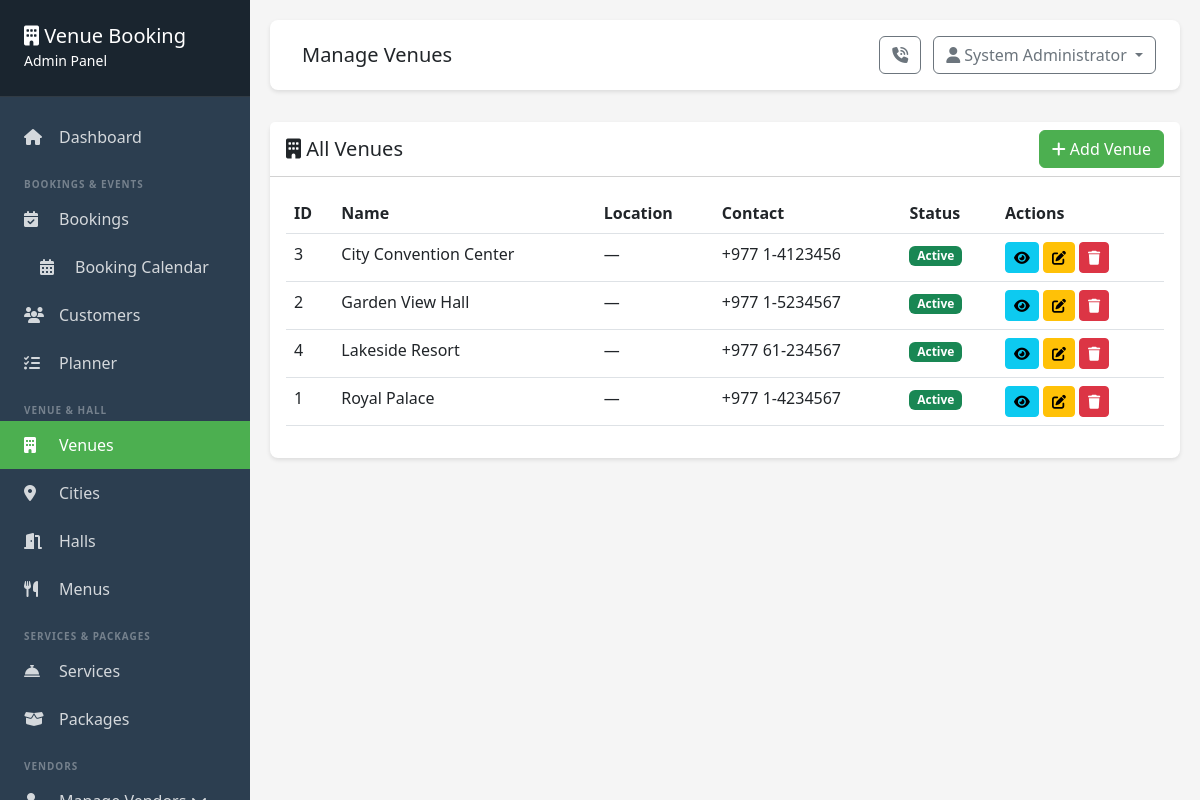
Page /admin/venues/index.php (signed in) on the earlier database version.
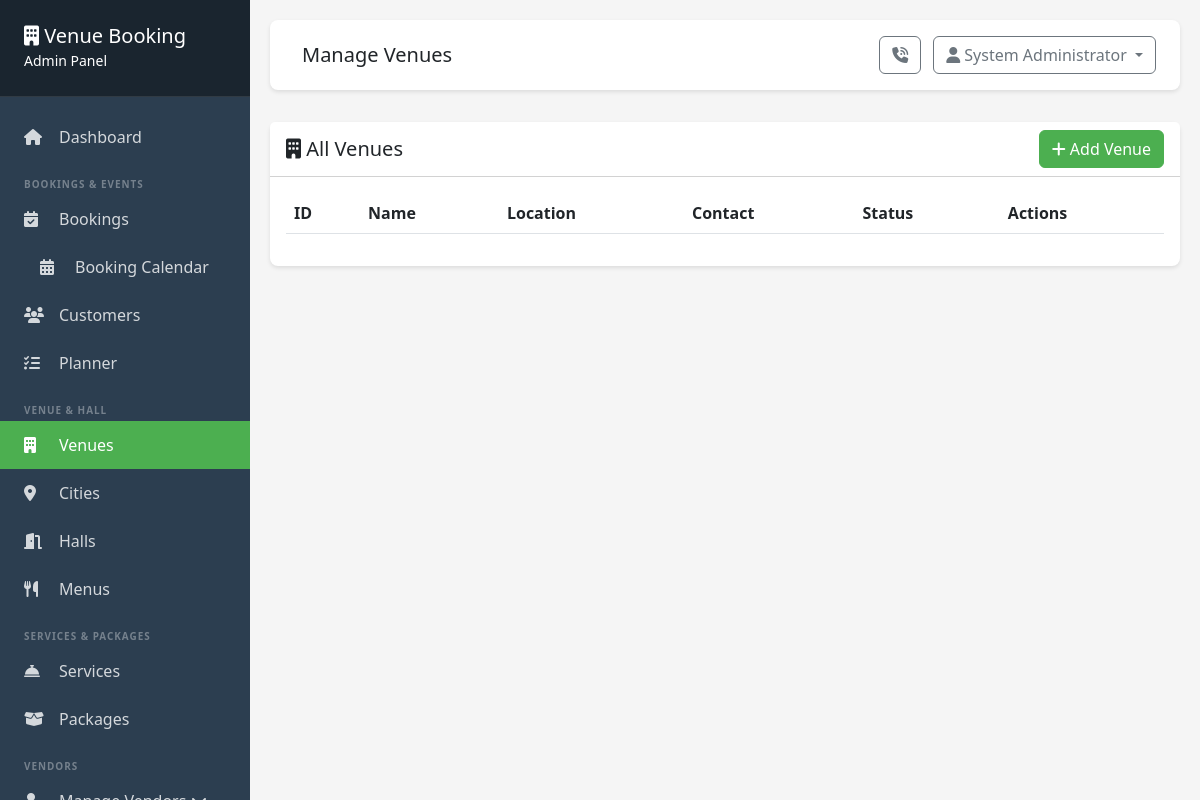
Same page on the later database version.
### tables this page shows
CREATE TABLE IF NOT EXISTS venues (
    id INT PRIMARY KEY AUTO_INCREMENT,
    name VARCHAR(255) NOT NULL,
    location VARCHAR(255) NOT NULL,
    city_id INT NULL,
    address TEXT,
    bank_details TEXT DEFAULT NULL COMMENT 'Bank account details for venue provider payment',
    qr_code VARCHAR(255) DEFAULT NULL COMMENT 'QR code image filename for venue provider payment scanning',
    description TEXT,
    image VARCHAR(255),
    contact_phone VARCHAR(20),
    contact_email VARCHAR(100),
    map_link VARCHAR(500) NULL,
    pano_image VARCHAR(255) DEFAULT NULL COMMENT '360° equirectangular panoramic image filename (stored in uploads/)',
    status ENUM('active', 'inactive') DEFAULT 'active',
    created_at TIMESTAMP DEFAULT CURRENT_TIMESTAMP,
    updated_at TIMESTAMP DEFAULT CURRENT_TIMESTAMP ON UPDATE CURRENT_TIMESTAMP,
    CONSTRAINT fk_venues_city FOREIGN KEY (city_id) REFERENCES cities(id) ON DELETE SET NULL
);

### admin/venues/index.php (the view, shortened to what this page needs)
<?php
require_once __DIR__ . '/../includes/header.php';
$db = getDB();
$stmt = $db->query("SELECT v.*, c.name AS city_name FROM venues v LEFT JOIN cities c ON v.city_id = c.id ORDER BY v.name");
$venues = $stmt->fetchAll();
?>
<div class="card">
    <div class="card-header bg-white d-flex justify-content-between align-items-center">
        <h5 class="mb-0"><i class="fas fa-building"></i> All Venues</h5>
        <a href="add.php" class="btn btn-success"><i class="fas fa-plus"></i> Add Venue</a>
    </div>
    <div class="card-body">
        <div class="table-responsive">
            <table class="table table-hover datatable">
                <thead>
                    <tr>
                        <th>ID</th>
                        <th>Name</th>
                        <th>Location</th>
                        <th>Contact</th>
                        <th>Status</th>
                        <th>Actions</th>
                    </tr>
                </thead>
                <tbody>
                    <?php foreach ($venues as $venue): ?>
                        <tr>
                            <td><?php echo $venue['id']; ?></td>
                            <td><?php echo htmlspecialchars($venue['name']); ?></td>
                            <td><?php echo htmlspecialchars($venue['city_name'] ?? '—'); ?></td>
                            <td><?php echo htmlspecialchars($venue['contact_phone']); ?></td>
                            <td><span class="badge bg-<?php echo $venue['status'] == 'active' ? 'success' : 'secondary'; ?>"><?php echo ucfirst($venue['status']); ?></span></td>
                            <td>
                                <a href="view.php?id=<?php echo $venue['id']; ?>" class="btn btn-sm btn-info" title="View"><i class="fas fa-eye"></i></a>
                                <a href="edit.php?id=<?php echo $venue['id']; ?>" class="btn btn-sm btn-warning" title="Edit"><i class="fas fa-edit"></i></a>
                                <form method="POST" action="delete.php" style="display: inline;" onsubmit="return confirm('Are you sure you want to delete this venue? This action cannot be undone.');">
                                    <button type="submit" class="btn btn-sm btn-danger" title="Delete"><i class="fas fa-trash"></i></button>
                                </form>
                            </td>
                        </tr>
                    <?php endforeach; ?>
                </tbody>
            </table>
        </div>
    </div>
</div>
<?php require_once __DIR__ . '/../includes/footer.php'; ?>

Differences in the rows shown:
removed venues: id "3", name "City Convention Center", city_name "—", contact_phone "+977 1-4123456", status "Active"
removed venues: id "2", name "Garden View Hall", city_name "—", contact_phone "+977 1-5234567", status "Active"
removed venues: id "4", name "Lakeside Resort", city_name "—", contact_phone "+977 61-234567", status "Active"
removed venues: id "1", name "Royal Palace", city_name "—", contact_phone "+977 1-4234567", status "Active"
